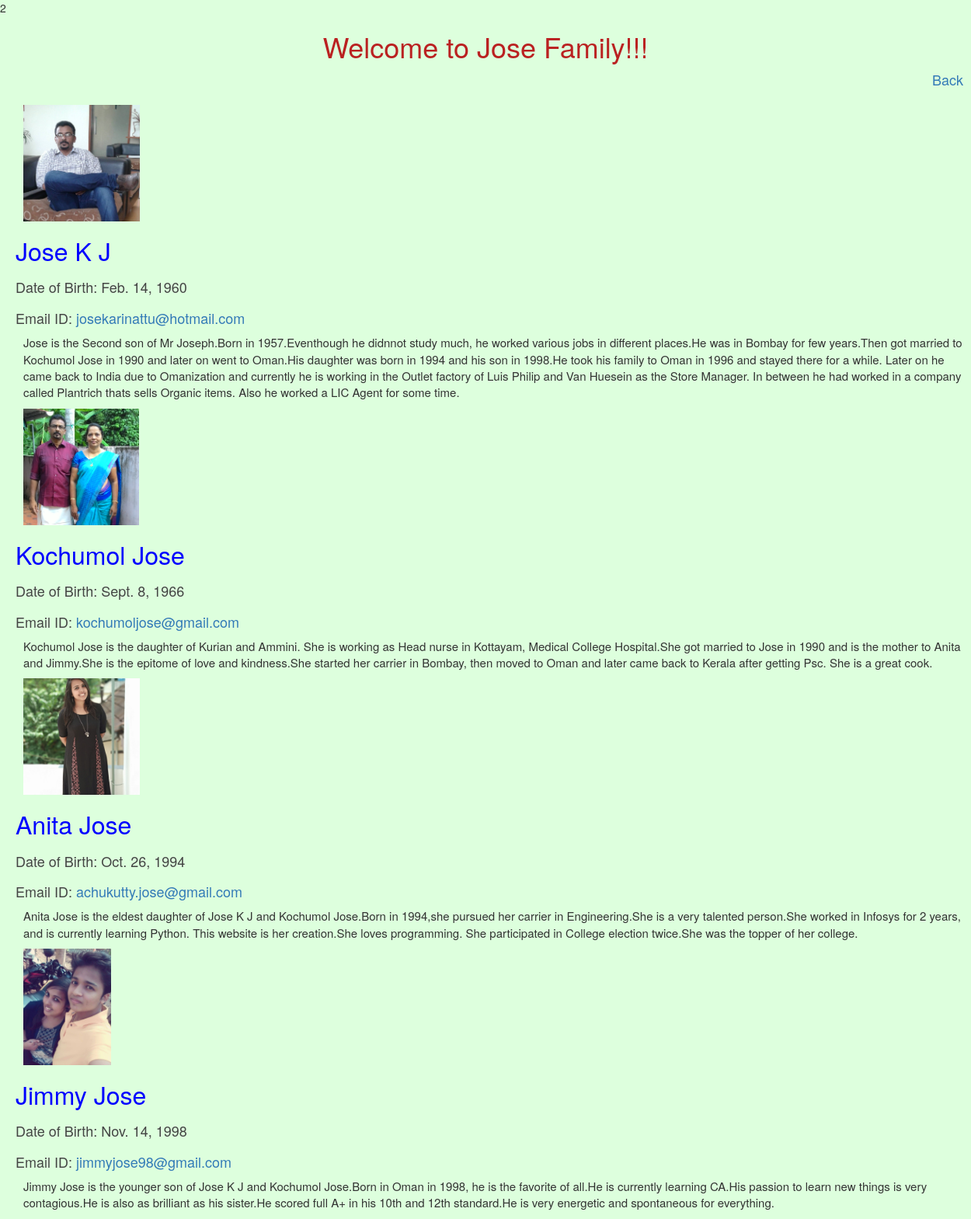
Screenshot of /Jose/ with the database file from the repository.
### login/models.py (models this page shows)
class family(models.Model):
    FamilyHead = models.CharField(max_length=30)
    Name = models.CharField(max_length=30)
    DOB = models.DateField()
    Email = models.EmailField(max_length=254)
    Photo = models.ImageField(upload_to='MEDIA_ROOT/')
    Description = models.TextField()
    def __str__(self):
        return self.Name

### login/views.py (the view)
# urls.py: path('Jose/',views.Jose, name='Jose'),
def Jose(request):
    global users
    family1 = family.objects.filter(FamilyHead='Jose',Name='Jose K J')
    family2 = family.objects.filter(FamilyHead='Jose', Name='Kochumol Jose')
    family3 = family.objects.filter(FamilyHead='Jose', Name='Anita Jose')
    family4 = family.objects.filter(FamilyHead='Jose', Name='Jimmy Jose')
    return render(request,'login/jose.html',
                  {'family1':family1,'family2':family2,'family3':family3,'family4':family4,'users':users})

### login/templates/login/jose.html (shortened to what this page needs)
{%extends 'login/base.html'%}
{% block content %}
{% load static %}
{{no|default:2}}
{% for family in family1 %}
    <h1 class="h1"><center>Welcome to {{family.FamilyHead}} Family!!!</center></h1>
<a href="{% url 'back' pageno=2 %}" class="images">Back</a><br/><br/>
    <img class="im1" src="{{MEDIA_URL}}/{{family.Photo}}"  >
    <h2 class="h2">{{family}}</h2>
    <h2 class="h3">Date of Birth:  {{family.DOB}}</h2>
<h2 class="h3">Email ID:  <a href="mailto:{{family.Email}}">{{family.Email}}</a></h2>
<p class ="pjose">{{family.Description}}</p>
{% endfor %}
{% for family in family2 %}
    <img class="im1" src="{{MEDIA_URL}}/{{family.Photo}}"  >
    <h2 class="h2">{{family}}</h2>
    <h2 class="h3">Date of Birth:  {{family.DOB}}</h2>
    <h2 class="h3"> Email ID:  <a href="mailto:{{family.Email}}">{{family.Email}}</a></h2>
    <p class ="pjose">{{family.Description}}</p>
{% endfor %}
{% for family in family3 %}
    <img class="im1" src="{{MEDIA_URL}}/{{family.Photo}}"  >
    <h2 class="h2">{{family}}</h2>
    <h2 class="h3">Date of Birth:  {{family.DOB}}</h2>
    <h2 class="h3">Email ID:  <a href="mailto:{{family.Email}}">{{family.Email}}</a></h2>
    <p class ="pjose">{{family.Description}}</p>
{% endfor %}
{% for family in family4 %}
    <img class="im1" src="{{MEDIA_URL}}/{{family.Photo}}"  >
    <h2 class="h2">{{family}}</h2>
    <h2 class="h3">Date of Birth:  {{family.DOB}}</h2>
    <h2 class="h3">Email ID:  <a href="mailto:{{family.Email}}">{{family.Email}}</a></h2>
    <p class ="pjose">{{family.Description}}</p>
{% endfor %}
{% endblock%}

### login/templates/login/base.html (shortened to what this page needs)
<!DOCTYPE html>
{% load static %}
<html lang="en">
<head>
    <link rel="stylesheet" href="//maxcdn.bootstrapcdn.com/bootstrap/3.2.0/css/bootstrap.min.css">
    <link rel="stylesheet" href="//maxcdn.bootstrapcdn.com/bootstrap/3.2.0/css/bootstrap-theme.min.css">
    <link rel="stylesheet" href="{% static 'login/Login.css' %}">
</head>
<body class="bodypro">
<div class="formdiv">
    {% block content %}
    {% endblock %}
</div>
</body>
</html>

### login/static/login/Login.css (style rules this page uses)
.pjose { padding-left: 30px; font-size: 15px; }
.h1 { color: #ba2121; }
.bodypro { background-color: #ddffdd; }
.images { padding-left: 1200px; padding-right: 0px; font-size: large; }
.h2 { color: blue; font-size: xx-large; padding-left: 20px; }
.im1 { padding-left: 30px; height: 150px; widows: initial; }
.h3 { color: #444444; font-size: large; padding-left: 20px; }

### rows the page displays
family: FamilyHead "Jose", Photo (picture), Name "Jose K J", DOB "Feb. 14, 1960", Email "josekarinattu@hotmail.com", Description "Jose is the Second son of Mr Joseph.Born in 1957.Eventhough he didnnot study much, he worked various jobs in different places.He was in Bombay for few years.Then got married to Kochumol Jose in 1990 and later on went to Oman.His daughter was born in 1994 and his son in 1998.He took his family to Oman in 1996 and stayed there for a while. Later on he came back to India due to Omanization and currently he is working in the Outlet factory of Luis Philip and Van Huesein as the Store Manager. In between he had worked in a company called Plantrich thats sells Organic items. Also he worked a LIC Agent for some time."
family: Photo (picture), Name "Kochumol Jose", DOB "Sept. 8, 1966", Email "kochumoljose@gmail.com", Description "Kochumol Jose is the daughter of Kurian and Ammini. She is working as Head nurse in Kottayam, Medical College Hospital.She got married to Jose in 1990 and is the mother to Anita and Jimmy.She is the epitome of love and kindness.She started her carrier in Bombay, then moved to Oman and later came back to Kerala after getting Psc. She is a great cook."
family: Photo (picture), Name "Anita Jose", DOB "Oct. 26, 1994", Email "achukutty.jose@gmail.com", Description "Anita Jose is the eldest daughter of Jose K J and Kochumol Jose.Born in 1994,she pursued her carrier in Engineering.She is a very talented person.She worked in Infosys for 2 years, and is currently learning Python. This website is her creation.She loves programming. She participated in College election twice.She was the topper of her college."
family: Photo (picture), Name "Jimmy Jose", DOB "Nov. 14, 1998", Email "jimmyjose98@gmail.com", Description "Jimmy Jose is the younger son of Jose K J and Kochumol Jose.Born in Oman in 1998, he is the favorite of all.He is currently learning CA.His passion to learn new things is very contagious.He is also as brilliant as his sister.He scored full A+ in his 10th and 12th standard.He is very energetic and spontaneous for everything."

### other values shown
{{ no|default:2 }} "2"
